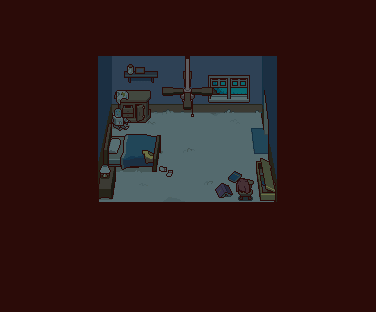

A level layout from a 2D game, rendered from its tile map. Below: a short description, then the map file with tile-grid data replaced by summaries:
An orthogonal 47x39 tile map with 8x8 px tiles, 4 tile layers (Tile Layer 4, Tile Layer 1, Tile Layer 3, Tile Layer 2).

<map version="1.0" orientation="orthogonal" renderorder="right-down" width="47" height="39" tilewidth="8" tileheight="8" backgroundcolor="#2b0b0b" nextobjectid="1">
 <properties>
  <property name="name" value="travisroom" />
  <property name="script" value="intro_travisroom" />
  <property name="subtitle" value="travisroom" />
  <property name="title" value="travisroom" />
 </properties>
 <tileset firstgid="1" source="travis_room.tsx" />
 <layer name="Tile Layer 4" width="47" height="39">
  <data>[1833 cells, 24 non-empty, 24 distinct tile ids]</data>
 </layer>
 <layer name="Tile Layer 1" width="47" height="39">
  <properties>
   <property name="depth" value="-2" />
  </properties>
  <data>[1833 cells, 1833 non-empty, 438 distinct tile ids]</data>
 </layer>
 <layer name="Tile Layer 3" width="47" height="39">
  <data>[1833 cells, 110 non-empty, 110 distinct tile ids]</data>
 </layer>
 <layer name="Tile Layer 2" width="47" height="39">
  <properties>
   <property name="depth" value="300" />
  </properties>
  <data>[1833 cells, 191 non-empty, 114 distinct tile ids]</data>
 </layer>
</map>
